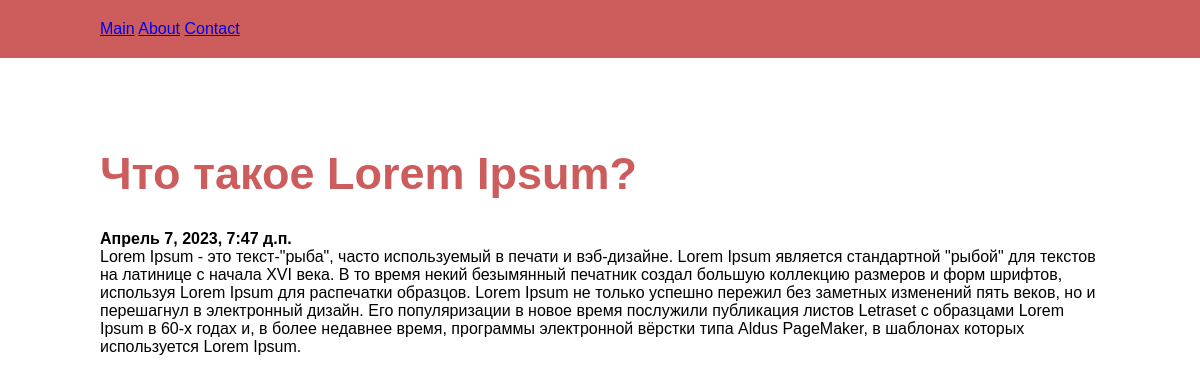
Page /post/view/7/ on the earlier database version.
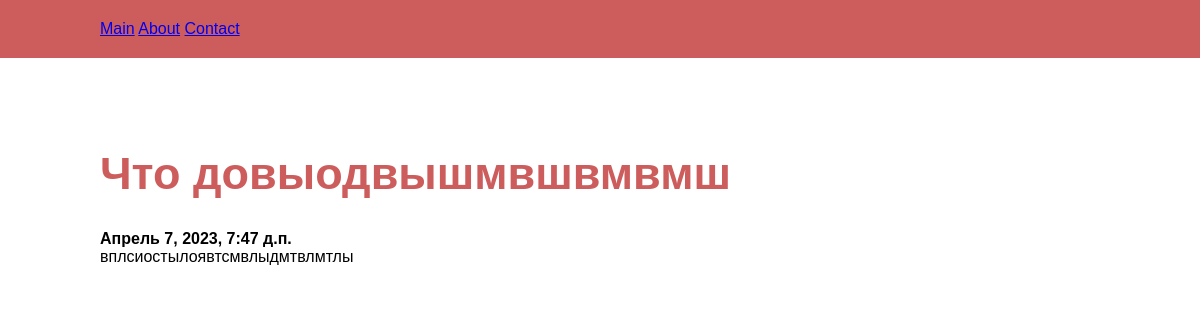
Same page on the later database version.
### crudApp/models.py (models this page shows, shortened)
class Post(models.Model):
    title = models.CharField("Загаловок", max_length=255, null=True, blank=True)
    content = models.TextField("Контент", null=True, blank=True)
    postDate = models.DateTimeField("Дата и время публикации", default=datetime.now)
    class Meta:
        verbose_name = "Пост"
        verbose_name_plural = "Посты"

### crudApp/views.py (the view)
# urls.py: path('post/view/<int:pk>/', views.postDetail, name='postDetail'),
def postDetail(request, pk):
    post = get_object_or_404(Post, pk=pk)
    return render(request, "post-detail.html", {
        'post': post
    })

### crudApp/templates/post-detail.html (shortened to what this page needs)
{% extends 'base.html' %}
{% block content %}
    <main class="main">
        <div class="container">
            <h2 class="title">{{ post.title }}</h2>
            <h4>{{ post.postDate }}</h4>
            <p>{{ post.content }}</p>
        </div>
    </main>
{% endblock %}

Differences in the rows shown:
changed Post: title "Что такое Lorem Ipsum?" → "Что довыодвышмвшвмвмш"; content "Lorem Ipsum - это текст-\"рыба\", часто используемый в печати и вэб-дизайне. Lorem Ipsum является стандартной \"рыбой\" для текстов на латинице с начала XVI века. В то время некий безымянный печатник создал большую коллекцию размеров и форм шрифтов, используя Lorem Ipsum для распечатки образцов. Lorem Ipsum не только успешно пережил без заметных изменений пять веков, но и перешагнул в электронный дизайн. Его популяризации в новое время послужили публикация листов Letraset с образцами Lorem Ipsum в 60-х годах и, в более недавнее время, программы электронной вёрстки типа Aldus PageMaker, в шаблонах которых используется Lorem Ipsum." → "вплсиостылоявтсмвлыдмтвлмтлы"
